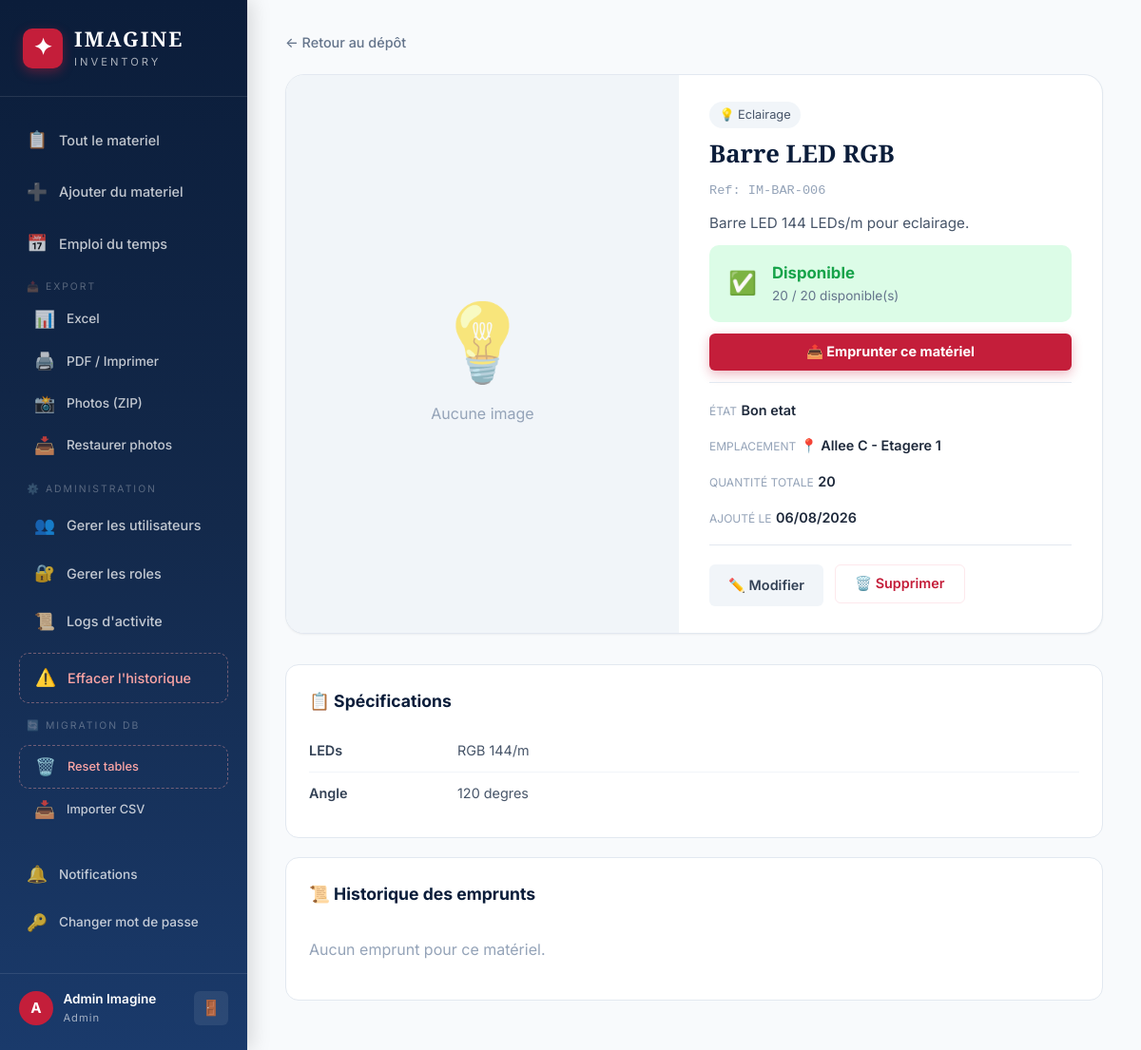
Page /equipment/6 (signed in) on the committed database.
### app.py (models this page shows, shortened)
class User(UserMixin, db.Model):
    __tablename__ = 'users'
    id = db.Column(db.Integer, primary_key=True); email = db.Column(db.String(150), unique=True, nullable=False)
    password_hash = db.Column(db.String(256), nullable=False); full_name = db.Column(db.String(150), nullable=False)
    role_id = db.Column(db.Integer, db.ForeignKey('roles.id'), nullable=True)
    created_at = db.Column(db.DateTime, default=tunisia_now)
    borrows = db.relationship('Borrow', backref='user', lazy=True)
    event_assignments = db.relationship('EventAssignment', backref='user', lazy=True)
    notifications = db.relationship('Notification', backref='user', lazy=True, foreign_keys='Notification.user_id')
    def has_permission(self, perm):
        role = db.session.get(CustomRole, self.role_id) if self.role_id else None
        return role.has_permission(perm) if role else False
    @property
    def role_name(self):
        role = db.session.get(CustomRole, self.role_id) if self.role_id else None
        return role.name if role else 'Aucun role'
    @property
    def unread_notifications(self):
        return Notification.query.filter_by(user_id=self.id, read=False).count()

class CustomRole(db.Model):
    __tablename__ = 'roles'
    id = db.Column(db.Integer, primary_key=True); name = db.Column(db.String(100), unique=True, nullable=False)
    icon = db.Column(db.String(10), default='👤'); description = db.Column(db.String(250), default='')
    permissions = db.Column(db.Text, default=''); created_at = db.Column(db.DateTime, default=tunisia_now)
    users = db.relationship('User', backref='role', lazy=True)
    def get_permissions(self):
        try: return json.loads(self.permissions) if self.permissions else []
        except: return []
    def has_permission(self, p): return p in self.get_permissions()

class Category(db.Model):
    __tablename__ = 'categories'
    id = db.Column(db.Integer, primary_key=True); name = db.Column(db.String(100), unique=True, nullable=False)
    icon = db.Column(db.String(10), default='📦')
    equipment = db.relationship('Equipment', backref='category', lazy=True)

class Equipment(db.Model):
    __tablename__ = 'equipment'
    id = db.Column(db.Integer, primary_key=True); name = db.Column(db.String(200), nullable=False)
    description = db.Column(db.Text, default=''); reference = db.Column(db.String(100), unique=True)
    category_id = db.Column(db.Integer, db.ForeignKey('categories.id'))
    total_quantity = db.Column(db.Integer, default=1); available_quantity = db.Column(db.Integer, default=1)
    specifications = db.Column(db.Text, default=''); condition = db.Column(db.String(50), default='Bon etat')
    location = db.Column(db.String(100), default='Depot principal'); created_at = db.Column(db.DateTime, default=tunisia_now)
    images = db.relationship('EquipmentImage', backref='equipment', lazy=True, cascade='all, delete-orphan')
    borrows = db.relationship('Borrow', backref='equipment', lazy=True)
    def all_images(self): return [img.filename for img in self.images]

### app.py (the view)
@app.route('/equipment/<int:eid>')
@login_required
def equipment_detail(eid):
    if is_pending_user(): flash('Votre compte est en attente de validation.','error'); return redirect(url_for('dashboard'))
    eq = db.session.get(Equipment, eid)
    if not eq: flash('Introuvable.','error'); return redirect(url_for('dashboard'))
    borrows = Borrow.query.filter_by(equipment_id=eid).order_by(Borrow.borrow_date.desc()).all()
    return render_template('equipment_detail.html', eq=eq, borrows=borrows, today=date.today())

### app.py (called while the page is built)
@login_manager.user_loader
def load_user(uid): return db.session.get(User, int(uid))

def is_pending_user():
    return not current_user.has_permission('borrow_equipment') and not current_user.has_permission('manage_equipment') and not current_user.has_permission('manage_users')

### templates/equipment_detail.html (shortened to what this page needs)
{% extends "base.html" %}
{% block content %}
<div class="detail-page">
    <div class="breadcrumb">
        <a href="{{ url_for('dashboard') }}">← Retour au dépôt</a>
    </div>
    <div class="detail-hero">
        <div class="detail-gallery">
            {% if eq.all_images() %}
            <div class="gallery-main" id="galleryMain">
                <img src="{{ url_for('uploaded_file', fn=eq.all_images()[0]) }}"
                     alt="{{ eq.name }}" id="mainImage">
            </div>
            {% if eq.all_images() | length > 1 %}
            <div class="gallery-thumbs">
                {% for img in eq.all_images() %}
                <div class="gallery-thumb {% if loop.first %}active{% endif %}"
                     onclick="switchImage('{{ url_for('uploaded_file', fn=img) }}', this)">
                    <img src="{{ url_for('uploaded_file', fn=img) }}" alt="Image {{ loop.index }}">
                </div>
                {% endfor %}
            </div>
            {% endif %}
            {% else %}
            <div class="gallery-placeholder">
                <span class="placeholder-icon large">
                    {{ eq.category.icon if eq.category else '📦' }}
                </span>
                <p>Aucune image</p>
            </div>
            {% endif %}
        </div>
        <div class="detail-info">
            <div class="detail-header">
                {% if eq.category %}
                <span class="detail-cat">{{ eq.category.icon }} {{ eq.category.name }}</span>
                {% endif %}
            </div>
            <h1 class="detail-name">{{ eq.name }}</h1>
            <p class="detail-ref">Ref: {{ eq.reference }}</p>
            {% if eq.description %}
            <p class="detail-desc">{{ eq.description }}</p>
            {% endif %}
            <div class="availability-box {% if eq.available_quantity > 0 %}available{% else %}unavailable{% endif %}">
                <div class="avail-icon">
                    {% if eq.available_quantity > 0 %}✅{% else %}🔴{% endif %}
                </div>
                <div class="avail-info">
                    <div class="avail-status">
                        {% if eq.available_quantity > 0 %}
                        Disponible
                        {% else %}
                        Indisponible
                        {% endif %}
                    </div>
                    <div class="avail-qty">
                        {{ eq.available_quantity }} / {{ eq.total_quantity }} disponible(s)
                    </div>
                </div>
            </div>
            {% if eq.available_quantity > 0 %}
            <button class="btn btn-accent btn-full" onclick="openDetailBorrow()">
                📤 Emprunter ce matériel
            </button>
            {% endif %}
            <div class="detail-meta-grid">
                <div class="meta-item">
                    <span class="meta-label">État</span>
                    <span class="meta-value">{{ eq.condition }}</span>
                </div>
                <div class="meta-item">
                    <span class="meta-label">Emplacement</span>
                    <span class="meta-value">📍 {{ eq.location }}</span>
                </div>
                <div class="meta-item">
                    <span class="meta-label">Quantité totale</span>
                    <span class="meta-value">{{ eq.total_quantity }}</span>
                </div>
                <div class="meta-item">
                    <span class="meta-label">Ajouté le</span>
                    <span class="meta-value">{{ eq.created_at.strftime('%d/%m/%Y') }}</span>
                </div>
            </div>
            <div class="detail-actions">
                <a href="{{ url_for('edit_equipment', eid=eq.id) }}" class="btn btn-secondary">
                    ✏️ Modifier
                </a>
                <form method="POST" action="{{ url_for('delete_equipment', eid=eq.id) }}"
                      onsubmit="return confirm('Supprimer definitivement {{ eq.name | escape }} ?')" style="display:inline">
                    <button type="submit" class="btn btn-danger">🗑️ Supprimer</button>
                </form>
            </div>
        </div>
    </div>
    {% if eq.specifications %}
    <div class="detail-section">
        <h2>📋 Spécifications</h2>
        <div class="specs-card">
            {% for line in eq.specifications.split('\n') if line.strip() %}
            <div class="spec-row">
                {% if ':' in line %}
                <span class="spec-key">{{ line.split(':', 1)[0].strip() }}</span>
                <span class="spec-val">{{ line.split(':', 1)[1].strip() }}</span>
                {% else %}
                <span class="spec-full">{{ line.strip() }}</span>
                {% endif %}
            </div>
            {% endfor %}
        </div>
    </div>
    {% endif %}
    <div class="detail-section">
        <div style="display:flex;justify-content:space-between;align-items:center;margin-bottom:1rem">
            <h2 style="margin:0">📜 Historique des emprunts</h2>
        </div>
        {% if borrows %}
        <div class="history-table-wrapper">
            <table class="history-table">
                <thead>
                    <tr>
                        <th>Utilisateur</th>
                        <th>Qté</th>
                        <th>Événement</th>
                        <th>Date emprunt</th>
                        <th>Retour prévu</th>
                        <th>Statut</th>
                    </tr>
                </thead>
                <tbody>
                    {% for b in borrows %}
                    <tr>
                        <td>{{ b.user.full_name }}</td>
                        <td>{{ b.quantity }}</td>
                        <td>{{ b.event_name or '—' }}</td>
                        <td>{{ b.borrow_date.strftime('%d/%m/%Y') }}</td>
                        <td>{{ b.expected_return_date.strftime('%d/%m/%Y') }}</td>
                        <td>
                            {% if b.status == 'active' %}
                            <span class="status-badge status-active">Actif</span>
                            {% elif b.status == 'late' %}
                            <span class="status-badge status-late">⚠️ En retard</span>
                            {% else %}
                            <span class="status-badge status-returned">✅ Retourné</span>
                            {% endif %}
                        </td>
                    </tr>
                    {% endfor %}
                </tbody>
            </table>
        </div>
        {% else %}
        <p class="empty-text">Aucun emprunt pour ce matériel.</p>
        {% endif %}
    </div>
</div>
{% endblock %}

### templates/base.html (shortened to what this page needs)
<!DOCTYPE html>
<html lang="fr">
<head>
    <link rel="stylesheet" href="{{ url_for('static', filename='css/style.css') }}">
</head>
<body>
    {% if current_user.is_authenticated %}
    {% if current_user.has_permission('borrow_equipment') or current_user.has_permission('manage_equipment') or current_user.has_permission('manage_users') %}
    <aside class="sidebar" id="sidebar">
        <div class="sidebar-brand">
            <div class="brand-icon">✦</div>
            <div class="brand-text">
                <span class="brand-name">IMAGINE</span>
                <span class="brand-sub">Inventory</span>
            </div>
        </div>
        <nav class="sidebar-nav">
            <a href="{{ url_for('dashboard') }}" class="nav-item {% if request.endpoint == 'dashboard' %}active{% endif %}">
                <span class="nav-icon">📋</span><span>Tout le materiel</span>
            </a>
            {% if current_user.has_permission('manage_equipment') %}
            <a href="{{ url_for('add_equipment') }}" class="nav-item {% if request.endpoint == 'add_equipment' %}active{% endif %}">
                <span class="nav-icon">➕</span><span>Ajouter du materiel</span>
            </a>
            {% endif %}
            <a href="{{ url_for('schedule') }}" class="nav-item {% if request.endpoint == 'schedule' %}active{% endif %}">
                <span class="nav-icon">📅</span><span>Emploi du temps</span>
            </a>
            {% if current_user.has_permission('manage_equipment') %}
            <div style="margin:.25rem 0;padding:0 .5rem">
                <div style="font-size:.65rem;text-transform:uppercase;color:rgba(255,255,255,.3);letter-spacing:2px;padding:.25rem .5rem">📤 Export</div>
                <a href="{{ url_for('export_excel') }}" class="nav-item" style="font-size:.85rem;padding:.5rem 1rem">
                    <span class="nav-icon">📊</span><span>Excel</span>
                </a>
                <a href="{{ url_for('export_printer') }}" class="nav-item" style="font-size:.85rem;padding:.5rem 1rem" target="_blank">
                    <span class="nav-icon">🖨️</span><span>PDF / Imprimer</span>
                </a>
                {% if current_user.has_permission('manage_database') %}
                <a href="{{ url_for('export_photos_zip') }}" class="nav-item" style="font-size:.85rem;padding:.5rem 1rem">
                    <span class="nav-icon">📸</span><span>Photos (ZIP)</span>
                </a>
                <a href="{{ url_for('restore_photos') }}" class="nav-item" style="font-size:.85rem;padding:.5rem 1rem">
                    <span class="nav-icon">📥</span><span>Restaurer photos</span>
                </a>
                {% endif %}
            </div>
            {% endif %}
            {% if current_user.has_permission('manage_users') %}
            <div style="margin:.25rem 0;padding:0 .5rem">
                <div style="font-size:.65rem;text-transform:uppercase;color:rgba(255,255,255,.3);letter-spacing:2px;padding:.25rem .5rem">⚙️ Administration</div>
                <a href="{{ url_for('manage_users') }}" class="nav-item {% if request.endpoint == 'manage_users' %}active{% endif %}">
                    <span class="nav-icon">👥</span><span>Gerer les utilisateurs</span>
                </a>
                <a href="{{ url_for('manage_roles') }}" class="nav-item {% if request.endpoint == 'manage_roles' %}active{% endif %}">
                    <span class="nav-icon">🔐</span><span>Gerer les roles</span>
                </a>
                <a href="{{ url_for('activity_logs') }}" class="nav-item {% if request.endpoint == 'activity_logs' %}active{% endif %}">
                    <span class="nav-icon">📜</span><span>Logs d'activite</span>
                </a>
                <a href="#" class="nav-item nav-danger" onclick="openClearHistoryModal();return false" title="⚠️ A utiliser avec precaution">
                    <span class="nav-icon">⚠️</span><span>Effacer l'historique</span>
                </a>
            </div>
            {% if current_user.has_permission('manage_database') %}
            <div style="margin:.25rem 0;padding:0 .5rem">
                <div style="font-size:.65rem;text-transform:uppercase;color:rgba(255,255,255,.3);letter-spacing:2px;padding:.25rem .5rem">🔄 Migration DB</div>
                <a href="{{ url_for('reset_all_tables') }}" class="nav-item nav-danger" style="font-size:.8rem;padding:.5rem 1rem">
                    <span class="nav-icon">🗑️</span><span>Reset tables</span>
                </a>
                <a href="{{ url_for('import_csv') }}" class="nav-item" style="font-size:.8rem;padding:.5rem 1rem">
                    <span class="nav-icon">📥</span><span>Importer CSV</span>
                </a>
            </div>
            {% endif %}
            {% endif %}
            <div style="margin-top:auto;padding:0.5rem 0">
                <a href="{{ url_for('notifications') }}" class="nav-item" style="font-size:0.85rem;position:relative">
                    <span class="nav-icon">🔔</span><span>Notifications</span>
                </a>
                <a href="{{ url_for('change_password') }}" class="nav-item" style="font-size:0.85rem">
                    <span class="nav-icon">🔑</span><span>Changer mot de passe</span>
                </a>
            </div>
        </nav>
        <div class="sidebar-footer">
            <div class="user-info">
                <div class="user-avatar">{{ current_user.full_name[0] | upper }}</div>
                <div>
                    <div class="user-name">{{ current_user.full_name }}</div>
                    <div class="user-role">{{ current_user.role_name }}</div>
                </div>
            </div>
            <a href="{{ url_for('logout') }}" class="logout-btn" title="Deconnexion">🚪</a>
        </div>
    </aside>
    {% endif %}
    {% endif %}
    <main class="main-content ">
        {% block content %}{% endblock %}
    </main>
</body>
</html>

### rows in the picture
User: full_name "A", full_name "Admin Imagine"
CustomRole: role_name "Admin"
Category: category "💡", category.icon "💡", category.name "Eclairage"
Equipment: name "Barre LED RGB", reference "IM-BAR-006", description "Barre LED 144 LEDs/m pour eclairage.", available_quantity "20", total_quantity "20", condition "Bon etat", location "Allee C - Etagere 1", created_at "06/08/2026"

### other values in the picture
{{ line.split(':', 1)[0].strip() }} "LEDs" "Angle"
{{ line.split(':', 1)[1].strip() }} "RGB 144/m" "120 degres"
